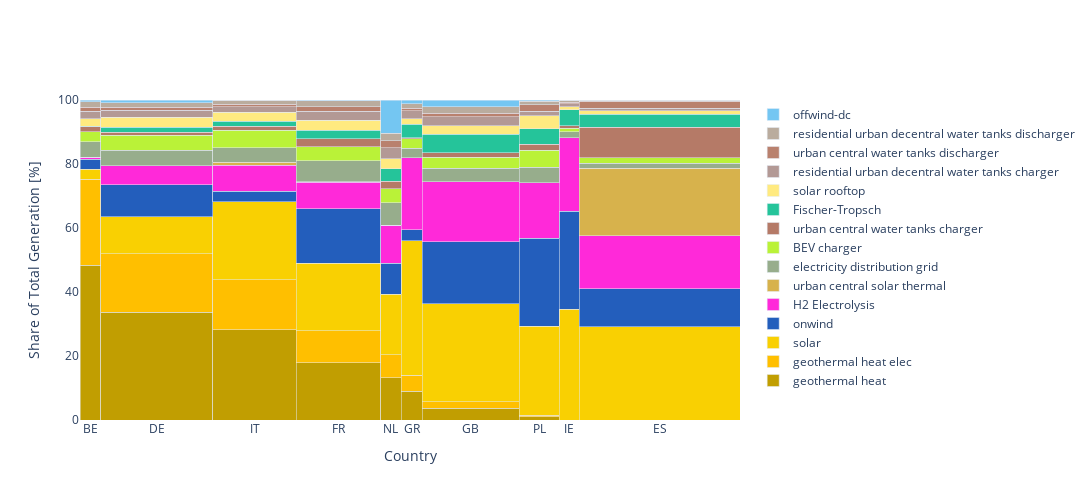

The notebook cell this image was saved under:
### Code cell
idx = pd.IndexSlice

file = Path.cwd().parent.parent.parent / "cluster_data" / "elec_data" / "csvs" / "nodal_capacities.csv" 
shapes = Path.cwd().parent.parent.parent / "cluster_data" / "resources" / "regions_onshore_elec_s_72.geojson"
shapes = gpd.read_file(shapes).set_index("name")
shapes["values"] = 1.
shapes.drop("geometry", axis=1, inplace=True)

shapes = shapes.groupby(shapes.index.str[:2]).sum()

with open(Path.cwd().parent / "config" / "config.yaml") as f:
    tech_colors = yaml.safe_load(f)["plotting"]["tech_colors"]

n_countries = 10
n_carriers = 15

df = pd.read_csv(file, index_col=[0,1,2], header=[4,5,6]).fillna(0)

# diff = df.loc[:, idx[["1500"], :, ["static"]]]
diff = df.iloc[:, 1:2]

# for c in diff.index.get_level_values(0).unique():
# if c != "links":
#     continue

ss = diff.loc[idx[["links", "generators"], :, :]]

totals = ss.groupby(level=1).sum()
totals = totals.groupby(totals.index.str[:2]).sum()

totals = totals.loc[totals.index.str[:2].isin(shapes.index)].iloc[:,0]
totals = totals.sort_index()
totals.name = "totals"

ss = ss.unstack()

if isinstance(ss.index, pd.MultiIndex):
    ss.index = ss.index.get_level_values(1)

ss = ss.groupby(ss.index.str[:2]).sum()
ss.columns = ss.columns.get_level_values(3)

# print(ss.shape)
# print(ss.iloc[:5,:5])
# print(totals.head())

ss = (
    ss
    .loc[totals.index]
    .T
    .fillna(0.)
    .drop_duplicates()
)
# print("before")
# print(ss)


country_totals = ss.sum(axis=0).sort_values(ascending=False)
carrier_totals = ss.sum(axis=1).sort_values(ascending=False)

selected_countries = country_totals.iloc[:n_countries].index
selected_carriers = carrier_totals.iloc[:n_carriers].index
# df.reindex(pd.Index(["D", "C"] + df.index.drop(["C","D"]).tolist()))
selected_carriers = pd.Index(["geothermal heat", "geothermal heat elec"] + selected_carriers.drop(["geothermal heat", "geothermal heat elec"]).tolist())

print(selected_carriers)

# ss = ss.loc[selected_countries, selected_carriers]
ss = ss.loc[selected_carriers, selected_countries]
# print("after")
 #print(ss)

# print("resulting shape")
# print(ss.shape)

totals = ss.sum()

ss = ss.div(totals, axis=1).mul(100)

# print("ss post div")
# print(ss)


print(ss.index.to_frame().shape)

totals /= totals.sum()

# ss.index = ss.index.get_level_values(3)
print(ss.columns)

ss = ss.T.sort_values(by="geothermal heat", ascending=False).T
totals = totals.loc[ss.columns]

ss = ss.drop_duplicates()
widths = totals.values.flatten()

fig = go.Figure()

for i, carrier in enumerate(ss.index):
    if carrier == "DC":
        continue

    dff = ss.loc[carrier]

    fig.add_trace(
        go.Bar(
            x=np.cumsum(widths) - widths/2.,
            y=dff.values,
            width=widths,
            marker_color=tech_colors[carrier],
            name=carrier,
        )
    )

fig.update_xaxes(
    tickvals=np.cumsum(widths)-widths/2.,
    # ticktext= ["%s" % l for l in totals.index]
    ticktext= [l for l in totals.index]
)

fig.update_xaxes(range=[0, widths])
fig.update_yaxes(range=[0, 100])

fig.update_layout(barmode='stack', width=1600, height=500, xaxis_title="Country", yaxis_title="Share of Total Generation [%]")

# fig.write_image("mara.png")
fig.show()

### Figure 1 — Plotly figure (JSON) as saved in the notebook; plotly's stock layout.template omitted (floating-point values rounded to 4 significant figures)
{"data": [{"marker": {"color": "#c19e01"}, "name": "geothermal heat", "type": "bar", "width": [0.03169, 0.1697, 0.1266, 0.1274, 0.03155, 0.03154, 0.1467, 0.06113, 0.03001, 0.2436], "x": [0.01585, 0.1166, 0.2647, 0.3917, 0.4712, 0.5027, 0.5919, 0.6958, 0.7413, 0.8782], "y": [48.35, 33.67, 28.21, 17.97, 13.15, 8.96, 3.71, 0.9509, 2.339e-05, 6.335e-06]}, {"marker": {"color": "#ffbf00"}, "name": "geothermal heat elec", "type": "bar", "width": [0.03169, 0.1697, 0.1266, 0.1274, 0.03155, 0.03154, 0.1467, 0.06113, 0.03001, 0.2436], "x": [0.01585, 0.1166, 0.2647, 0.3917, 0.4712, 0.5027, 0.5919, 0.6958, 0.7413, 0.8782], "y": [26.86, 18.24, 15.67, 9.981, 7.306, 4.978, 1.946, 0.5278, 1.833e-05, 7.04e-06]}, {"marker": {"color": "#f9d002"}, "name": "solar", "type": "bar", "width": [0.03169, 0.1697, 0.1266, 0.1274, 0.03155, 0.03154, 0.1467, 0.06113, 0.03001, 0.2436], "x": [0.01585, 0.1166, 0.2647, 0.3917, 0.4712, 0.5027, 0.5919, 0.6958, 0.7413, 0.8782], "y": [3.134, 11.57, 24.39, 21.04, 18.9, 42.15, 30.71, 27.8, 34.57, 29.21]}, {"marker": {"color": "#235ebc"}, "name": "onwind", "type": "bar", "width": [0.03169, 0.1697, 0.1266, 0.1274, 0.03155, 0.03154, 0.1467, 0.06113, 0.03001, 0.2436], "x": [0.01585, 0.1166, 0.2647, 0.3917, 0.4712, 0.5027, 0.5919, 0.6958, 0.7413, 0.8782], "y": [3.189, 10.05, 3.281, 17.09, 9.59, 3.393, 19.34, 27.56, 30.68, 11.78]}, {"marker": {"color": "#ff29d9"}, "name": "H2 Electrolysis", "type": "bar", "width": [0.03169, 0.1697, 0.1266, 0.1274, 0.03155, 0.03154, 0.1467, 0.06113, 0.03001, 0.2436], "x": [0.01585, 0.1166, 0.2647, 0.3917, 0.4712, 0.5027, 0.5919, 0.6958, 0.7413, 0.8782], "y": [0.6344, 5.874, 8.082, 8.227, 11.86, 22.4, 18.81, 17.35, 22.92, 16.52]}, {"marker": {"color": "#d7b24c"}, "name": "urban central solar thermal", "type": "bar", "width": [0.03169, 0.1697, 0.1266, 0.1274, 0.03155, 0.03154, 0.1467, 0.06113, 0.03001, 0.2436], "x": [0.01585, 0.1166, 0.2647, 0.3917, 0.4712, 0.5027, 0.5919, 0.6958, 0.7413, 0.8782], "y": [6.015e-07, 1.306e-06, 0.9114, 0.1426, 1.059e-06, 0.1174, 7.867e-07, 6.214e-07, 5.941e-07, 21.22]}, {"marker": {"color": "#97ad8c"}, "name": "electricity distribution grid", "type": "bar", "width": [0.03169, 0.1697, 0.1266, 0.1274, 0.03155, 0.03154, 0.1467, 0.06113, 0.03001, 0.2436], "x": [0.01585, 0.1166, 0.2647, 0.3917, 0.4712, 0.5027, 0.5919, 0.6958, 0.7413, 0.8782], "y": [4.858, 4.957, 4.589, 6.494, 7.015, 2.906, 4.129, 4.74, 1.915, 1.508]}, {"marker": {"color": "#baf238"}, "name": "BEV charger", "type": "bar", "width": [0.03169, 0.1697, 0.1266, 0.1274, 0.03155, 0.03154, 0.1467, 0.06113, 0.03001, 0.2436], "x": [0.01585, 0.1166, 0.2647, 0.3917, 0.4712, 0.5027, 0.5919, 0.6958, 0.7413, 0.8782], "y": [3.065, 4.544, 5.356, 4.449, 4.406, 2.951, 3.486, 5.327, 1.175, 1.643]}, {"marker": {"color": "#b57a67"}, "name": "urban central water tanks charger", "type": "bar", "width": [0.03169, 0.1697, 0.1266, 0.1274, 0.03155, 0.03154, 0.1467, 0.06113, 0.03001, 0.2436], "x": [0.01585, 0.1166, 0.2647, 0.3917, 0.4712, 0.5027, 0.5919, 0.6958, 0.7413, 0.8782], "y": [1.553, 1.056, 1.275, 2.449, 2.394, 0.3564, 1.434, 1.946, 0.7216, 9.661]}, {"marker": {"color": "#25c49a"}, "name": "Fischer-Tropsch", "type": "bar", "width": [0.03169, 0.1697, 0.1266, 0.1274, 0.03155, 0.03154, 0.1467, 0.06113, 0.03001, 0.2436], "x": [0.01585, 0.1166, 0.2647, 0.3917, 0.4712, 0.5027, 0.5919, 0.6958, 0.7413, 0.8782], "y": [0.1603, 1.597, 1.565, 2.641, 3.859, 4.268, 5.652, 4.871, 5.045, 4.039]}, {"marker": {"color": "#ffea80"}, "name": "solar rooftop", "type": "bar", "width": [0.03169, 0.1697, 0.1266, 0.1274, 0.03155, 0.03154, 0.1467, 0.06113, 0.03001, 0.2436], "x": [0.01585, 0.1166, 0.2647, 0.3917, 0.4712, 0.5027, 0.5919, 0.6958, 0.7413, 0.8782], "y": [2.315, 3.084, 2.841, 3.188, 3.171, 1.708, 2.688, 4.035, 0.9119, 1.125]}, {"marker": {"color": "#b39995"}, "name": "residential urban decentral water tanks charger", "type": "bar", "width": [0.03169, 0.1697, 0.1266, 0.1274, 0.03155, 0.03154, 0.1467, 0.06113, 0.03001, 0.2436], "x": [0.01585, 0.1166, 0.2647, 0.3917, 0.4712, 0.5027, 0.5919, 0.6958, 0.7413, 0.8782], "y": [2.297, 2.099, 1.64, 2.754, 3.45, 2.465, 2.864, 1.422, 0.9739, 0.6996]}, {"marker": {"color": "#b9816e"}, "name": "urban central water tanks discharger", "type": "bar", "width": [0.03169, 0.1697, 0.1266, 0.1274, 0.03155, 0.03154, 0.1467, 0.06113, 0.03001, 0.2436], "x": [0.01585, 0.1166, 0.2647, 0.3917, 0.4712, 0.5027, 0.5919, 0.6958, 0.7413, 0.8782], "y": [1.33, 0.9111, 0.8676, 1.527, 2.095, 0.7772, 1.032, 1.972, 0.3892, 2.215]}, {"marker": {"color": "#baac9e"}, "name": "residential urban decentral water tanks discharger", "type": "bar", "width": [0.03169, 0.1697, 0.1266, 0.1274, 0.03155, 0.03154, 0.1467, 0.06113, 0.03001, 0.2436], "x": [0.01585, 0.1166, 0.2647, 0.3917, 0.4712, 0.5027, 0.5919, 0.6958, 0.7413, 0.8782], "y": [1.775, 1.528, 1.293, 1.822, 2.417, 1.43, 2.134, 1.12, 0.656, 0.3717]}, {"marker": {"color": "#74c6f2"}, "name": "offwind-dc", "type": "bar", "width": [0.03169, 0.1697, 0.1266, 0.1274, 0.03155, 0.03154, 0.1467, 0.06113, 0.03001, 0.2436], "x": [0.01585, 0.1166, 0.2647, 0.3917, 0.4712, 0.5027, 0.5919, 0.6958, 0.7413, 0.8782], "y": [0.4851, 0.8136, 0.01829, 0.2235, 10.39, 1.135, 2.055, 0.392, 0.05047, 4.636e-08]}], "layout": {"barmode": "stack", "height": 500, "width": 1600, "xaxis": {"range": [0, [0.03169, 0.1697, 0.1266, 0.1274, 0.03155, 0.03154, 0.1467, 0.06113, 0.03001, 0.2436]], "ticktext": ["BE", "DE", "IT", "FR", "NL", "GR", "GB", "PL", "IE", "ES"], "tickvals": [0.01585, 0.1166, 0.2647, 0.3917, 0.4712, 0.5027, 0.5919, 0.6958, 0.7413, 0.8782], "title": {"text": "Country"}}, "yaxis": {"range": [0, 100], "title": {"text": "Share of Total Generation [%]"}}}}
